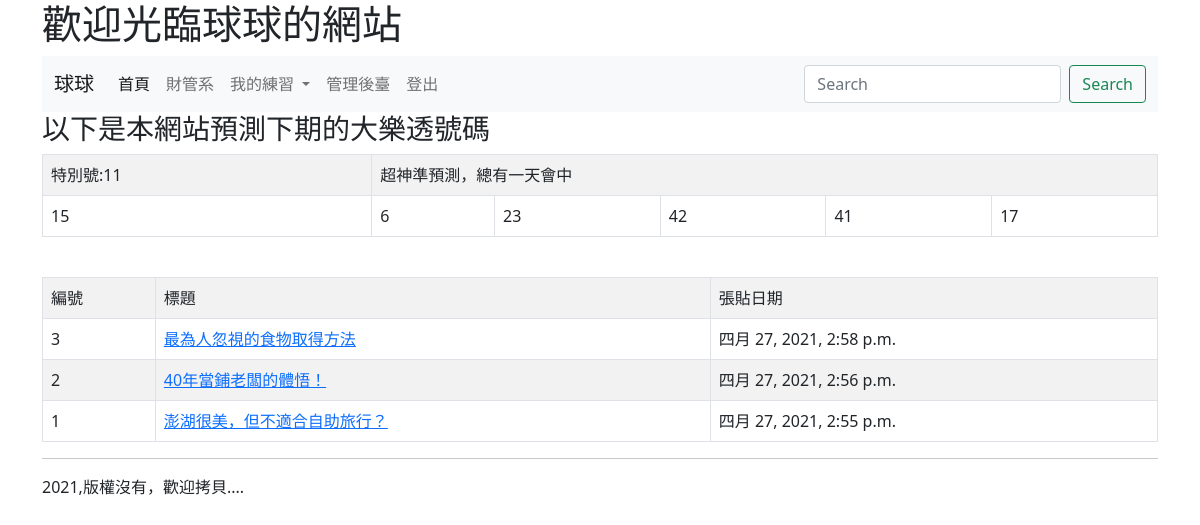
The app's page / (signed in) with its own data.
### mysite/models.py (models this page shows, shortened)
class Post(models.Model):
    title = models.CharField(max_length=200)
    body = models.TextField()
    pub_date = models.DateTimeField(default=timezone.now)
    class Meta:
        ordering = ('-pub_date',)

### mysite/views.py (the view)
# urls.py: path('',index),
def index(request):
	posts = Post.objects.all()
	myname = "球球"
	data = [i for i in range(1,43)]
	random.shuffle(data)
	lotto_numbers = data[0:6]
	special_number = data[6]
	return render(request,'index.html',locals())

### templates/index.html (shortened to what this page needs)
{% extends "base.html" %}
{% block headmessage %} <h1>歡迎光臨{{ myname }}的網站</h1>{% endblock %}
{% block content %}
{% if request.user.is_authenticated %}
<h3>以下是本網站預測下期的大樂透號碼</h3>
<table class='table table-striped table-bordered'>
	<tr><td>特別號:{{ special_number }}</td><td colspan=5>超神準預測，總有一天會中</td></tr>
	<tr>
		{% for no in lotto_numbers %}
		<td>
			{{ no }}
		</td>
		{% endfor %}
	</tr>
</table>
<br>
<table class='table table-striped table-bordered'>
	<tr><td>編號</td><td>標題</td><td>張貼日期</td></tr>
{% for post in posts %}
	<tr>
		<td>{{ post.id }}</td>
		<td><a href="/show/{{post.id}}/">{{ post.title }}</a></td>
		<td>{{ post.pub_date }}</td>
	</tr>
{% endfor %}
</table>
{% endif %}
{% endblock %}

### records on screen
Post: id "3", title "最為人忽視的食物取得方法", pub_date "四月 27, 2021, 2:58 p.m."
Post: id "2", title "40年當鋪老闆的體悟！", pub_date "四月 27, 2021, 2:56 p.m."
Post: id "1", title "澎湖很美，但不適合自助旅行？", pub_date "四月 27, 2021, 2:55 p.m."

### other values on screen
{{ special_number }} "11"
{{ no }} "15" "6" "23" "42" "41" "17"
